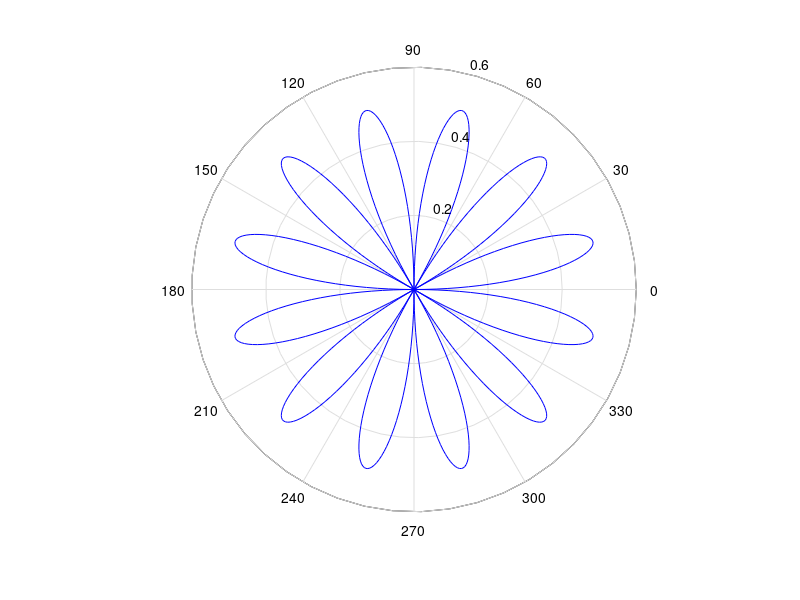
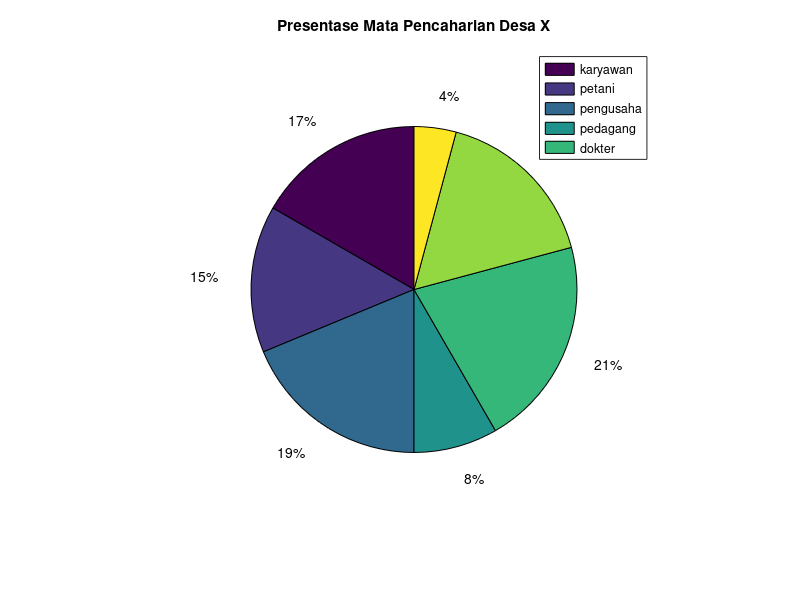

MATLAB code for these plots, in order:
%Modul Praktikum GP2103 Metode Komputasi, 
%Program Studi Teknik Geofisika, Universitas Pertamina
%Oleh: Hardianto Rizky Prabusetyo dan Mohammad Heriyanto

%Website: https://osf.io/5tfvq/
%Link Kode: https://github.com/Metkom/Kode-Praktikum-GP2103-Metode-Komputasi
%DOI: 10.17605/OSF.IO/5TFVQ
%@ Oktober 2017

clear; close; clc;
theta = 0:0.01:2*pi;
rho = sin(3*theta).*cos(3*theta);

figure(1)
polar(theta,rho,'b')

figure(2)
Y = [8 7 9 4 10 8 2];
pie(Y)
legend('karyawan','petani','pengusaha','pedagang','dokter')
title('Presentase Mata Pencaharian Desa X')